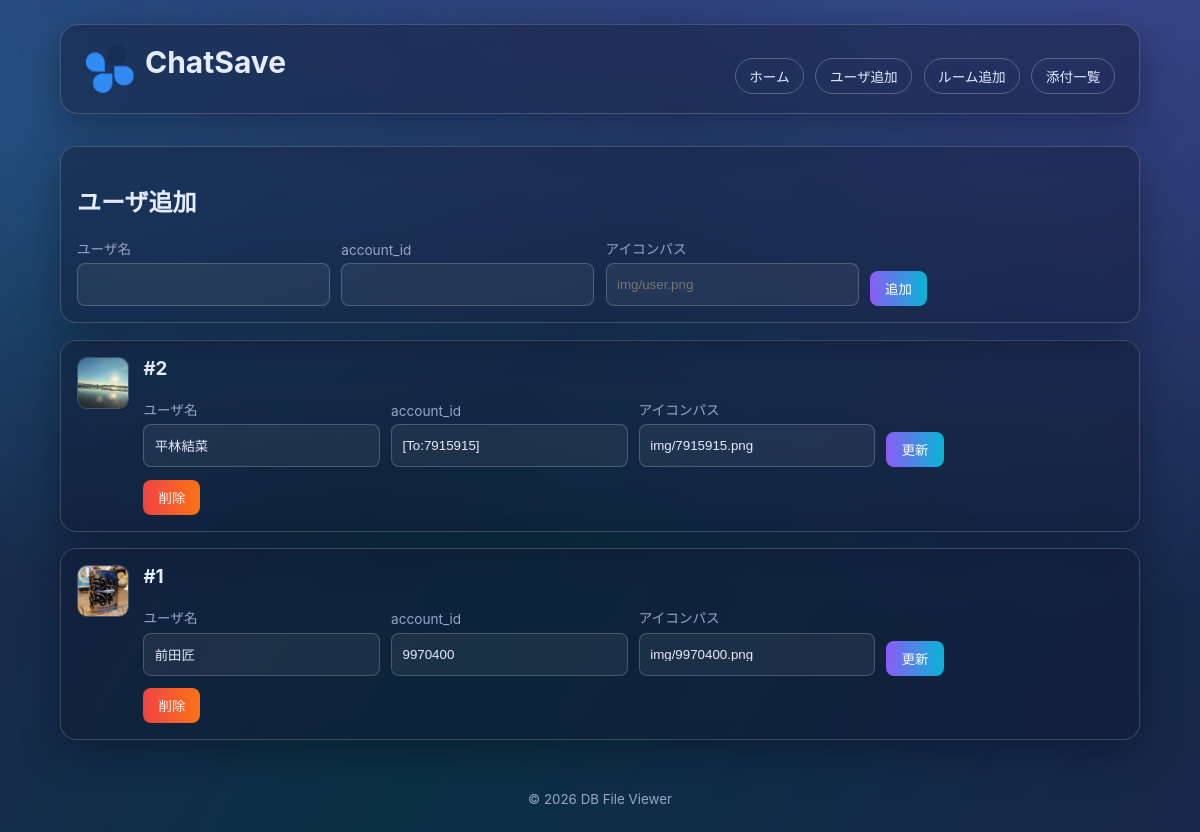
/users.php, run on an earlier commit of the app's database.
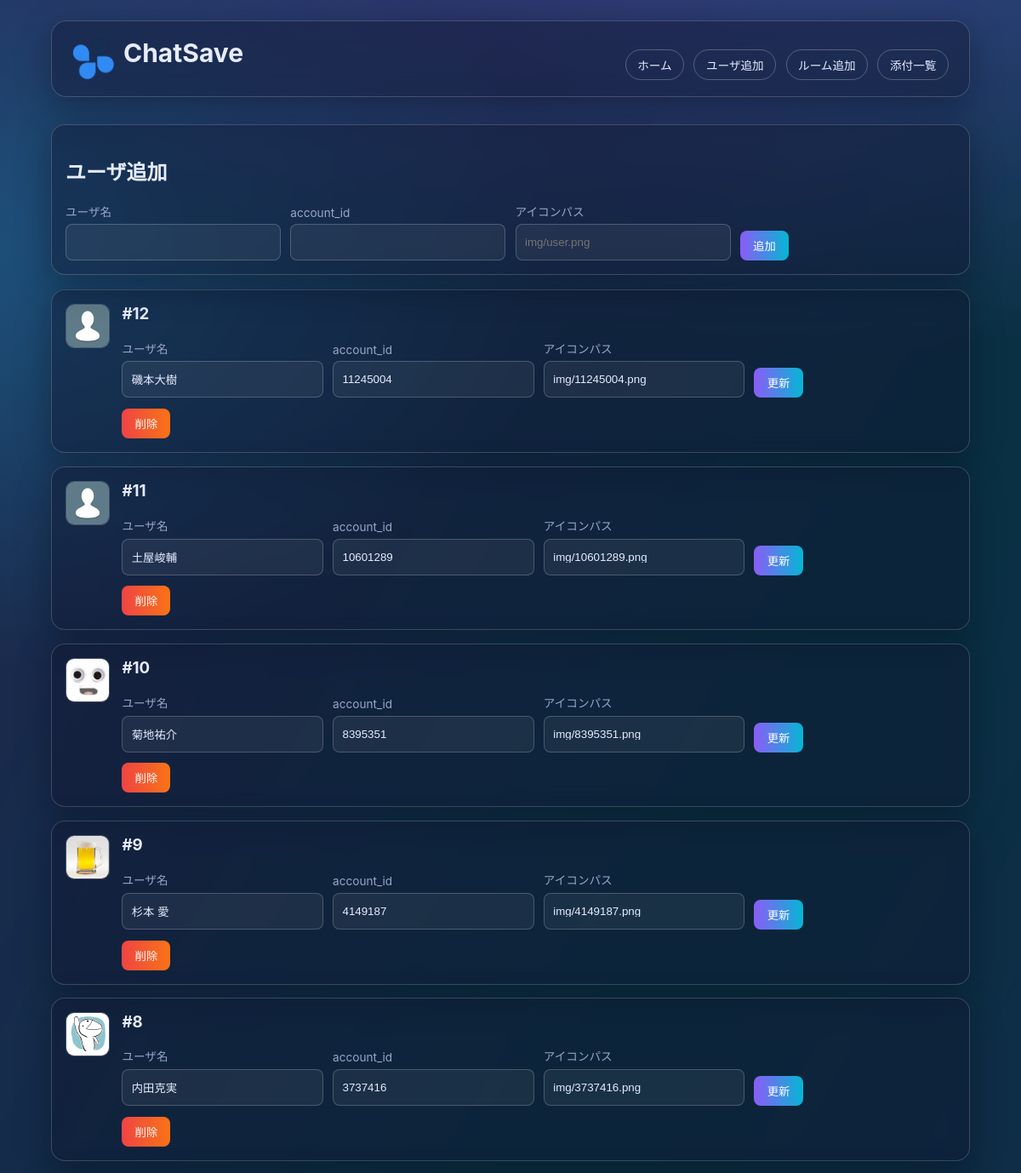
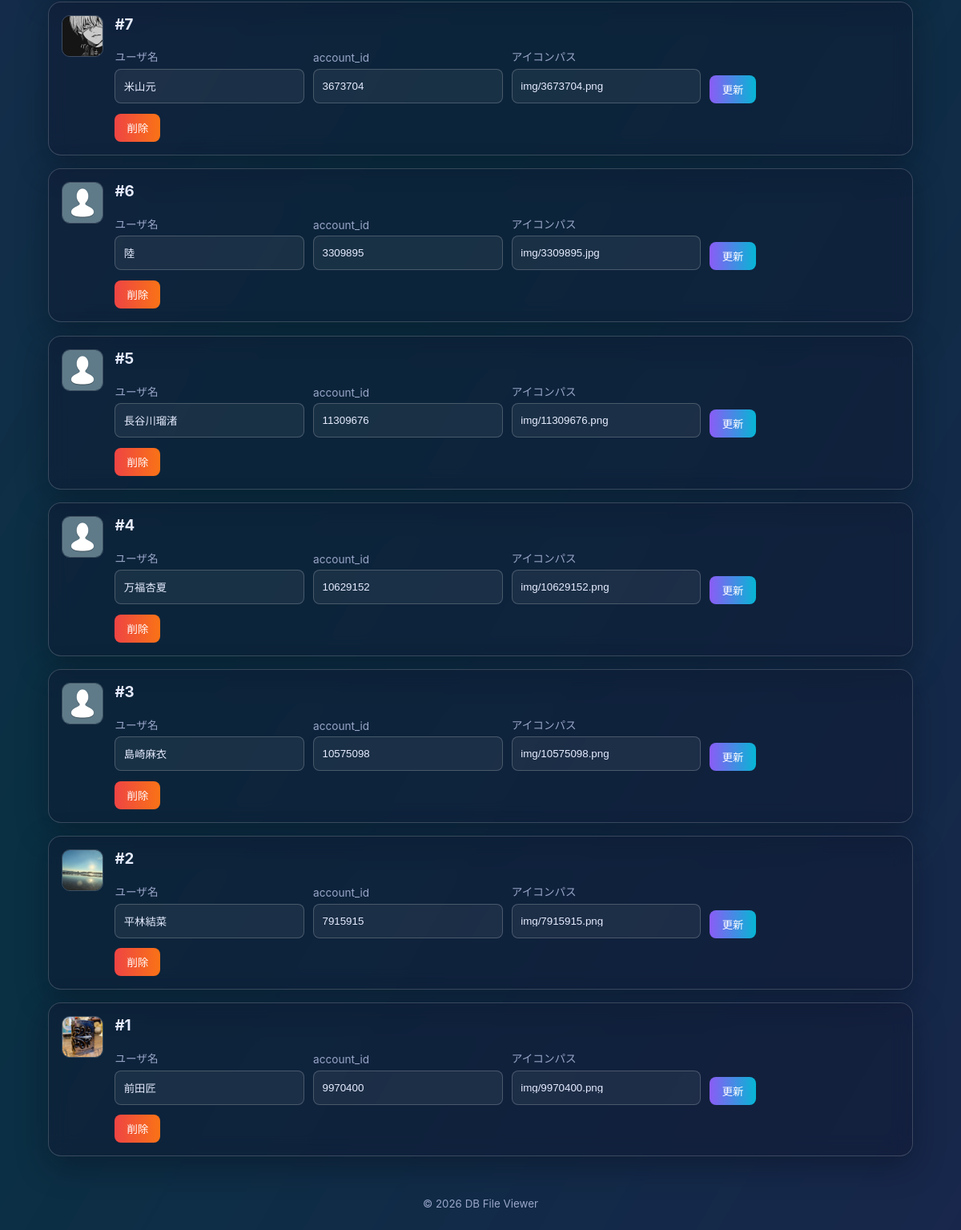
And on a later commit of the database (2 pictures, top to bottom).
### tables this page shows
CREATE TABLE users (
            id INTEGER PRIMARY KEY AUTOINCREMENT,
            user_name TEXT NOT NULL,
            account_id TEXT NOT NULL,
            user_icon TEXT
        );

### users.php (the view, shortened to what this page needs)
<?php
$pdo = get_db();
$users = $pdo->query('SELECT id, user_name, account_id, user_icon FROM users ORDER BY id DESC')->fetchAll(PDO::FETCH_ASSOC);
include __DIR__ . '/header.php';
?>
<section class="card glass form-card">
  <h2>ユーザ追加</h2>
  <form method="post" class="admin-form horizontal-form">
    <label>ユーザ名<input type="text" name="user_name" required></label>
    <label>account_id<input type="text" name="account_id" required></label>
    <label>アイコンパス<input type="text" name="user_icon" placeholder="img/user.png"></label>
    <button type="submit">追加</button>
  </form>
</section>
<section class="cards" aria-label="ユーザ一覧">
  <?php foreach ($users as $user): ?>
    <article class="card glass card-with-icon">
      <?php if (trim((string)$user['user_icon']) !== ''): ?>
        <img
          class="entity-preview"
          src="<?php echo htmlspecialchars($user['user_icon'], ENT_QUOTES, 'UTF-8'); ?>"
          alt="<?php echo htmlspecialchars($user['user_name'], ENT_QUOTES, 'UTF-8'); ?>"
          onerror="this.onerror=null;this.src='img/noimage.png';"
        >
      <?php endif; ?>
      <div class="card-main">
        <h3>#<?php echo (int)$user['id']; ?></h3>
        <form method="post" class="admin-form inline-form horizontal-form">
          <label>ユーザ名<input type="text" name="user_name" value="<?php echo htmlspecialchars($user['user_name'], ENT_QUOTES, 'UTF-8'); ?>" required></label>
          <label>account_id<input type="text" name="account_id" value="<?php echo htmlspecialchars($user['account_id'], ENT_QUOTES, 'UTF-8'); ?>" required></label>
          <label>アイコンパス<input type="text" name="user_icon" value="<?php echo htmlspecialchars($user['user_icon'], ENT_QUOTES, 'UTF-8'); ?>"></label>
          <div class="form-actions">
            <button type="submit">更新</button>
          </div>
        </form>
        <form method="post" onsubmit="return confirm('このユーザを削除しますか？');">
          <button type="submit" class="danger">削除</button>
        </form>
      </div>
    </article>
  <?php endforeach; ?>
</section>
<?php include __DIR__ . '/footer.php'; ?>

### header.php (shortened to what this page needs)
<!DOCTYPE html>
<html lang="ja">
<head>
  <link rel="stylesheet" href="style/style.css?v=<?php echo time(); ?>">
</head>
<body>
  <div class="bg-gradient"></div>
  <header class="site-header glass">
    <div class="header-top">
      <div class="header-title">
        <img src="img/icon.png?v=<?php echo time(); ?>" alt="ChatSave" class="header-icon">
        <h1>ChatSave</h1>
      </div>
      <nav class="header-nav" aria-label="メインナビゲーション">
        <a href="index.php">ホーム</a>
        <a href="users.php">ユーザ追加</a>
        <a href="rooms.php">ルーム追加</a>
        <a href="attachments.php">添付一覧</a>
      </nav>
    </div>
  </header>
  <main class="container">

### footer.php (shortened to what this page needs)
  </main>
  <footer class="site-footer">
    <small>&copy; <?php echo date('Y'); ?> DB File Viewer</small>
  </footer>
</body>
</html>

### style/style.css (style rules this page uses)
:root { --bg: #0b1020; --text: #e6ecff; --muted: #9aa6c9; --card: rgba(16, 22, 45, 0.40); --border: rgba(255, 255, 255, 0.18); --accent-a: #8b5cf6; --accent-b: #06b6d4; }
* { box-sizing: border-box; }
body { margin: 0; min-height: 100vh; font-family: "Inter", "Noto Sans JP", system-ui, sans-serif; color: var(--text); background: radial-gradient(1200px 700px at 85% -10%, rgba(139, 92, 246, 0.45), transparent), radial-gradient(800px 500px at -10% 10%, rgba(6, 182, 212, 0.35), transparent), var(--bg); overflow-x: hidden; }
.bg-gradient { position: fixed; inset: -20%; background: linear-gradient(120deg, rgba(139, 92, 246, 0.25), rgba(6, 182, 212, 0.2), rgba(99, 102, 241, 0.22)); filter: blur(70px); z-index: -1; animation: pulse 8s ease-in-out infinite alternate; }
.container { width: min(1080px, calc(100% - 2rem)); margin: 0 auto; padding: 1rem 0 3rem; }
.site-header { width: min(1080px, calc(100% - 2rem)); margin: 1.5rem auto 1rem; padding: 1.2rem 1.5rem; border-radius: 18px; }
.header-top { display: flex; justify-content: space-between; align-items: flex-end; gap: 1rem; flex-wrap: wrap; }
.header-nav { display: flex; gap: .7rem; flex-wrap: wrap; }
.header-nav a { color: var(--text); text-decoration: none; border: 1px solid rgba(255,255,255,.25); border-radius: 999px; padding: .45rem .85rem; font-size: .85rem; transition: .2s ease; }
.site-header h1 { margin: 0; font-size: clamp(1.4rem, 2.5vw, 2rem); }
.glass { background: var(--card); border: 1px solid var(--border); backdrop-filter: blur(12px); -webkit-backdrop-filter: blur(12px); box-shadow: 0 12px 38px rgba(5, 8, 20, .35); }
.cards { display: flex; grid-template-columns: repeat(auto-fit, minmax(270px, 1fr)); gap: 1rem; flex-direction: column; position: relative; z-index: 1; }
.card { border-radius: 16px; padding: 1rem; transform: translateY(6px); opacity: 0; animation: slideUp .55s ease forwards; animation-delay: var(--delay, 0ms); transition: transform .2s ease, border-color .2s ease; }
.card h3 { margin-top: 0; }
.form-card { margin-bottom: 1rem; position: relative; z-index: 40; }
.admin-form { display: grid; gap: .7rem; }
.admin-form label { display: grid; gap: .35rem; font-size: .85rem; color: var(--muted); }
.admin-form input { border-radius: 8px; border: 1px solid rgba(255,255,255,.2); padding: 13px .65rem; background: rgba(255,255,255,.06); color: var(--text); }
button { width: fit-content; border: 0; border-radius: 8px; padding: .5rem .95rem; cursor: pointer; color: #fff; background: linear-gradient(90deg, var(--accent-a), var(--accent-b)); }
button.danger { margin-top: .8rem; background: linear-gradient(90deg, #ef4444, #f97316); }
.site-footer { text-align: center; color: var(--muted); padding-bottom: 1.5rem; }
.horizontal-form { grid-template-columns: repeat(auto-fit, minmax(180px, 1fr)); align-items: end; }
.horizontal-form .form-actions { align-self: end; }
.card-with-icon { display: flex; gap: .9rem; align-items: flex-start; }
.entity-preview { width: 52px; height: 52px; border-radius: 10px; object-fit: cover; border: 1px solid rgba(255, 255, 255, .2); flex: 0 0 52px; }
.card-main { flex: 1; min-width: 0; }
.header-title { display: flex; gap: 10px; }
.header-icon { width: 50px; height: auto; }

What changed in the data, as far as the page shows it:
added users: id "12", user_name "磯本大樹", account_id "11245004", user_icon "img/11245004.png"
added users: id "11", user_name "土屋峻輔", account_id "10601289", user_icon "img/10601289.png"
added users: user_icon (picture), id "10", user_name "菊地祐介", account_id "8395351", user_icon "img/8395351.png"
added users: user_icon (picture), id "9", user_name "杉本 愛", account_id "4149187", user_icon "img/4149187.png"
added users: user_icon (picture), id "8", user_name "内田克実", account_id "3737416", user_icon "img/3737416.png"
added users: user_icon (picture), id "7", user_name "米山元", account_id "3673704", user_icon "img/3673704.png"
added users: id "6", user_name "陸", account_id "3309895", user_icon "img/3309895.jpg"
added users: user_icon (picture), id "5", user_name "長谷川瑠渚", account_id "11309676", user_icon "img/11309676.png"
added users: user_icon (picture), id "4", user_name "万福杏夏", account_id "10629152", user_icon "img/10629152.png"
added users: user_icon (picture), id "3", user_name "島崎麻衣", account_id "10575098", user_icon "img/10575098.png"
changed users "平林結菜": account_id "[To:7915915]" → "7915915"
